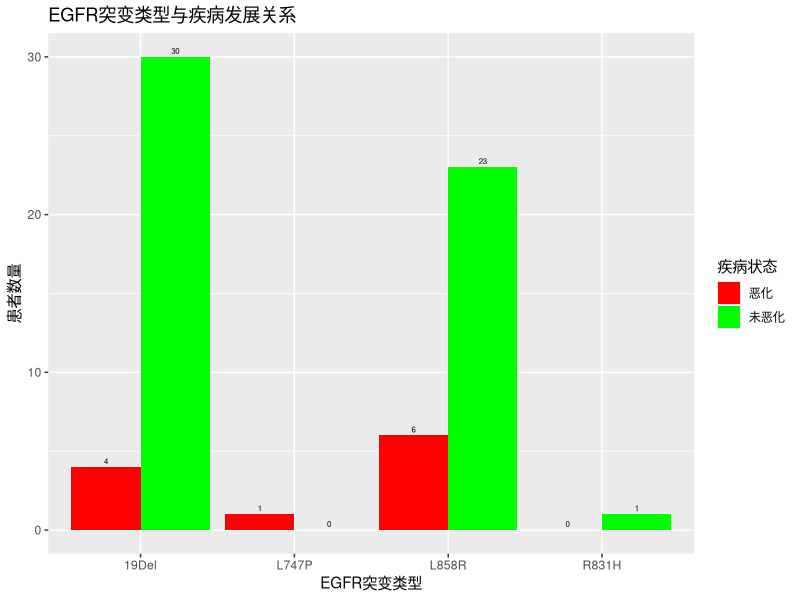
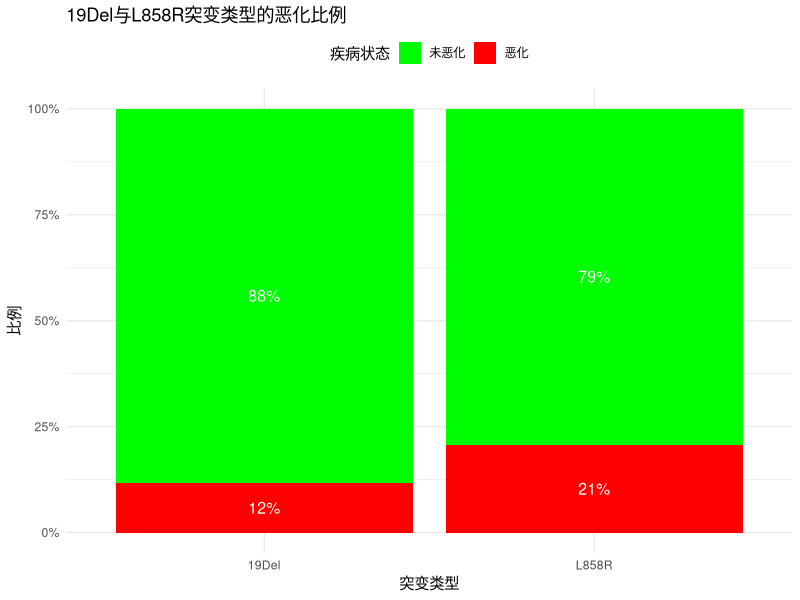

Generate these figures, in order, with R:
## ---- chunk 1
knitr::opts_chunk$set(echo = TRUE)
library(ggplot2)
library(readxl)
library(dplyr)
library(tidyr)
## ---- chunk 2
mdata <- read_xlsx("./clean.metadata.xlsx","Sheet1")
summary(mdata)
table(mdata$Disease)
mdata_clean <- mdata%>%
  filter(Disease!="鳞癌")
table(mdata_clean$Disease)

## ---- chunk 3
table(mdata_clean$EGFR)
mdata_clean$EGFR[which(mdata_clean$EGFR=="19del")] <- "19Del"
mdata_clean$Dev_factor <- as.factor(mdata_clean$Develop)
levels(mdata_clean$Dev_factor) <- c("未恶化","恶化")
table(mdata_clean$Dev_factor)
mutation_data<-data.frame(num=seq(from=1,to=65,by=1),mdata_clean$EGFR,mdata_clean$Dev_factor)
show(mutation_data)
## ---- chunk 4
result_table<-mutation_data%>%
  group_by(mdata_clean.EGFR,mdata_clean.Dev_factor)%>%
  summarise(count=n(),.groups="drop")%>%
  pivot_wider(names_from=mdata_clean.Dev_factor,values_from=count,values_fill=0)
print(result_table)
plot_data <- result_table %>%
  pivot_longer(
    cols = c("未恶化", "恶化"),
    names_to = "Dev_status",
    values_to = "count"
  )
## ---- chunk 5
ggplot(plot_data, aes(x = mdata_clean.EGFR, y = count, fill = Dev_status)) +
  geom_bar(stat = "identity", position = position_dodge()) +
  geom_text(aes(label = count), 
            position = position_dodge(width = 0.9),
            vjust = -0.5, size = 2) +
  labs(title = "EGFR突变类型与疾病发展关系",
       x = "EGFR突变类型",
       y = "患者数量",
       fill = "疾病状态") +
  scale_fill_manual(values = c("未恶化" = "green", "恶化" = "red"))
## ---- chunk 6
# 首先筛选出19Del和L858R的数据
filtered_data <- mutation_data %>%
  filter(mdata_clean.EGFR %in% c("19Del", "L858R"))

# 计算比例（按突变类型分组）
plot_data <- filtered_data %>%
  group_by(mdata_clean.EGFR) %>%
  count(mdata_clean.Dev_factor) %>%
  mutate(prop = n / sum(n)) %>%
  ungroup()

# 绘制比例堆叠图（仅显示19Del和L858R）
ggplot(plot_data, aes(x = mdata_clean.EGFR, y = prop, fill = mdata_clean.Dev_factor)) +
  geom_bar(stat = "identity") +
  geom_text(aes(label = scales::percent(prop, accuracy = 1)), 
            position = position_stack(vjust = 0.5),
            color = "white", size = 4) +
  labs(title = "19Del与L858R突变类型的恶化比例",
       x = "突变类型",
       y = "比例",
       fill = "疾病状态") +
  scale_fill_manual(values = c("未恶化" = "green", "恶化" = "red")) +
  scale_y_continuous(labels = scales::percent) +
  theme_minimal() +
  theme(legend.position = "top")
## ---- chunk 7
test_data <- filtered_data %>%
  select(mdata_clean.EGFR, mdata_clean.Dev_factor)
fisher_result <- fisher.test(table(test_data))
print(fisher_result)
ttest_result<-t.test(table(test_data))
print(ttest_result)
